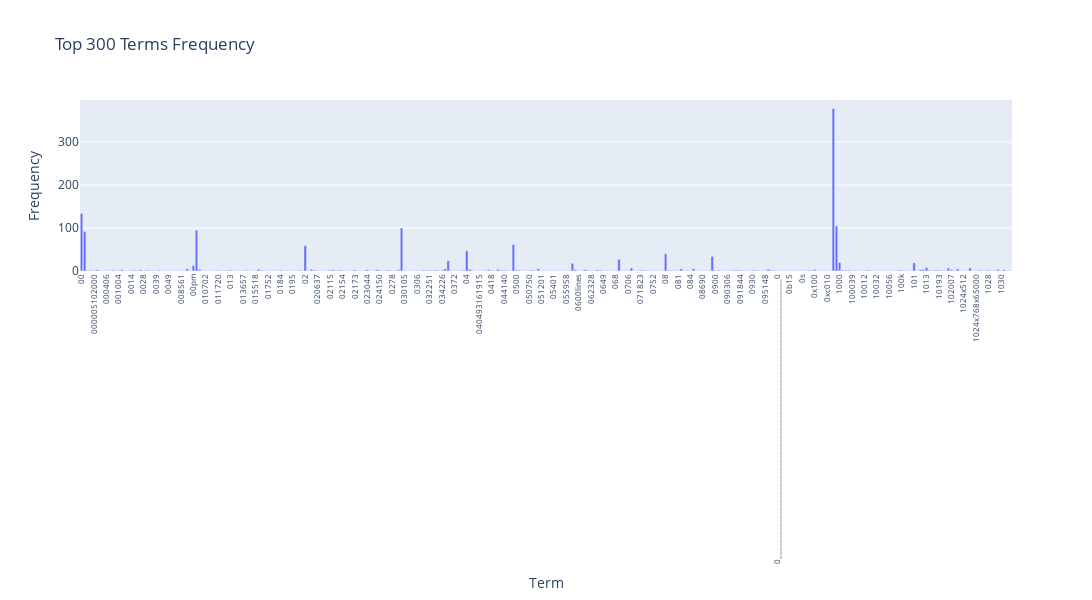

The notebook cell saved with this chart:
### Markdown cell above
### >>> **Exercise 12 (take home):**
If you want a nicer interactive visualization here, I would encourage you try to install and use plotly to achieve this.

### Code cell
# Answer here
import plotly.express as px
import pandas as pd

#ref: https://plotly.com/python/bar-charts/
#Preparing data
terms = count_vect.get_feature_names_out()[:300]

df = pd.DataFrame({"word": terms, "count": term_frequencies[:300]})

#Create interactive bar chart
fig = px.bar(df, x="word", y="count",
             title="Top 300 Terms Frequency",
             labels={"term": "Term", "frequency": "Frequency"})

fig.update_layout(xaxis_tickangle=-90, 
                  xaxis_tickfont_size=8,
                  yaxis_title="Frequency",
                  xaxis_title="Term",
                  height=600, width=1200)
fig.show()

### Figure 1 — Plotly figure (JSON) as saved in the notebook; plotly's stock layout.template omitted (floating-point values rounded to 4 significant figures; data arrays with more than 128 entries replaced by an {"elided": "..."} marker saying what was removed)
{"data": [{"hovertemplate": "word=%{x}<br>count=%{y}<extra></extra>", "legendgroup": "", "marker": {"color": "#636efa", "pattern": {"shape": ""}}, "name": "", "orientation": "v", "showlegend": false, "textposition": "auto", "type": "bar", "x": {"elided": "300 str values"}, "xaxis": "x", "y": {"elided": "300 int values"}, "yaxis": "y"}], "layout": {"barmode": "relative", "height": 600, "legend": {"tracegroupgap": 0}, "title": {"text": "Top 300 Terms Frequency"}, "width": 1200, "xaxis": {"anchor": "y", "domain": [0, 1], "tickangle": -90, "tickfont": {"size": 8}, "title": {"text": "Term"}}, "yaxis": {"anchor": "x", "domain": [0, 1], "title": {"text": "Frequency"}}}}
